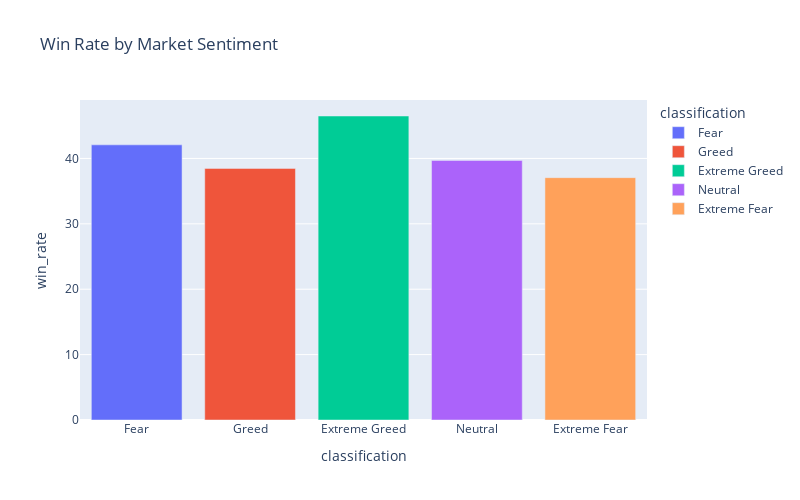

The notebook cell this image was saved under:
### Markdown cell above
#### Trading Activity Number of Trades:
- Fear has the highest trading volume 61,837 trades, followed by Greed 50,303 trades.

### Code cell
# Display Win Rate by Sentiment
fig = px.bar(performance, x='classification',y='win_rate',
              title='Win Rate by Market Sentiment',color='classification')
fig.update_layout(width=800, height=500)
fig.show()

### Figure 1 — Plotly figure (JSON) as saved in the notebook; plotly's stock layout.template omitted (floating-point values rounded to 4 significant figures)
{"data": [{"alignmentgroup": "True", "hovertemplate": "classification=%{x}<br>win_rate=%{y}<extra></extra>", "legendgroup": "Fear", "marker": {"color": "#636efa", "pattern": {"shape": ""}}, "name": "Fear", "offsetgroup": "Fear", "orientation": "v", "showlegend": true, "textposition": "auto", "type": "bar", "x": ["Fear"], "xaxis": "x", "y": [42.08], "yaxis": "y"}, {"alignmentgroup": "True", "hovertemplate": "classification=%{x}<br>win_rate=%{y}<extra></extra>", "legendgroup": "Greed", "marker": {"color": "#EF553B", "pattern": {"shape": ""}}, "name": "Greed", "offsetgroup": "Greed", "orientation": "v", "showlegend": true, "textposition": "auto", "type": "bar", "x": ["Greed"], "xaxis": "x", "y": [38.48], "yaxis": "y"}, {"alignmentgroup": "True", "hovertemplate": "classification=%{x}<br>win_rate=%{y}<extra></extra>", "legendgroup": "Extreme Greed", "marker": {"color": "#00cc96", "pattern": {"shape": ""}}, "name": "Extreme Greed", "offsetgroup": "Extreme Greed", "orientation": "v", "showlegend": true, "textposition": "auto", "type": "bar", "x": ["Extreme Greed"], "xaxis": "x", "y": [46.49], "yaxis": "y"}, {"alignmentgroup": "True", "hovertemplate": "classification=%{x}<br>win_rate=%{y}<extra></extra>", "legendgroup": "Neutral", "marker": {"color": "#ab63fa", "pattern": {"shape": ""}}, "name": "Neutral", "offsetgroup": "Neutral", "orientation": "v", "showlegend": true, "textposition": "auto", "type": "bar", "x": ["Neutral"], "xaxis": "x", "y": [39.7], "yaxis": "y"}, {"alignmentgroup": "True", "hovertemplate": "classification=%{x}<br>win_rate=%{y}<extra></extra>", "legendgroup": "Extreme Fear", "marker": {"color": "#FFA15A", "pattern": {"shape": ""}}, "name": "Extreme Fear", "offsetgroup": "Extreme Fear", "orientation": "v", "showlegend": true, "textposition": "auto", "type": "bar", "x": ["Extreme Fear"], "xaxis": "x", "y": [37.06], "yaxis": "y"}], "layout": {"barmode": "relative", "height": 500, "legend": {"title": {"text": "classification"}, "tracegroupgap": 0}, "title": {"text": "Win Rate by Market Sentiment"}, "width": 800, "xaxis": {"anchor": "y", "categoryarray": ["Fear", "Greed", "Extreme Greed", "Neutral", "Extreme Fear"], "categoryorder": "array", "domain": [0, 1], "title": {"text": "classification"}}, "yaxis": {"anchor": "x", "domain": [0, 1], "title": {"text": "win_rate"}}}}
